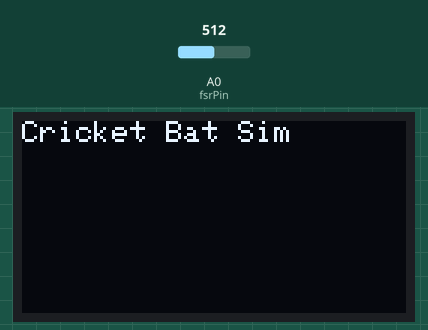
Recording of a sketch running on a simulated ESP8266 (NodeMCU). Shown: 128×64 one-colour display. Inputs (shaded band) come from the test bench; at power-on: A0 (fsrPin) = 512. WiFi joins after 1.5 s; servers stay silent unless stated; what the sketch prints to the serial monitor is not drawn.

Above: at 1.9 s.
At 4.0 s:
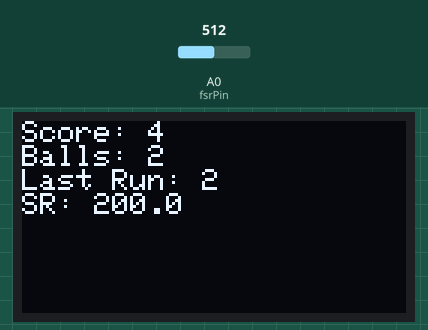
4.1 s: A0 (fsrPin) set to 660
At 5.2 s:
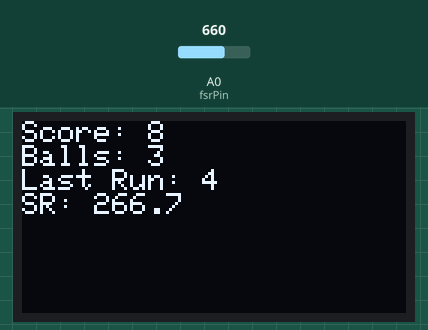
7.4 s: A0 (fsrPin) set to 640
At 8.8 s:
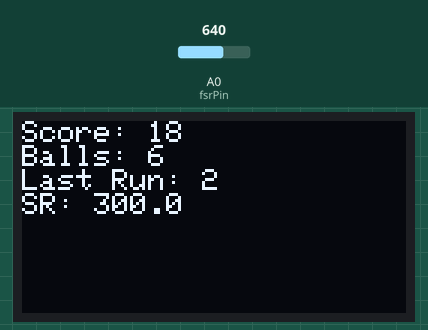
10.5 s: A0 (fsrPin) set to 716
At 11.9 s:
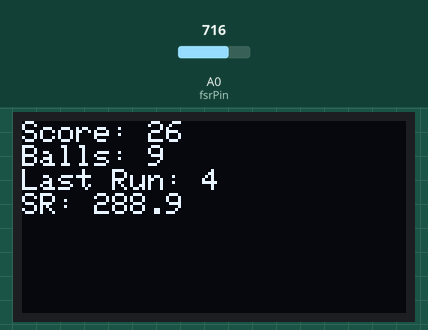
Timing chart, 0 to 13.5 s (numbered marks = the images above; inputs shaded):
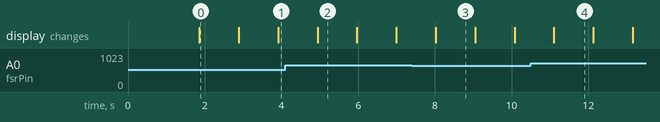

Measured:
- what the display in image 0 shows lasts 1.0 s, from 1.9 s to 2.9 s

The sketch:

smartcric.ino
```cpp
#include <Adafruit_GFX.h>
#include <Adafruit_SSD1306.h>
#include <BlynkSimpleEsp8266.h>
#include <ESP8266WiFi.h>

// OLED setup
#define SCREEN_WIDTH 128
#define SCREEN_HEIGHT 64
#define OLED_RESET -1
Adafruit_SSD1306 display(SCREEN_WIDTH, SCREEN_HEIGHT, &Wire, OLED_RESET);

// FSR
const int fsrPin = A0;

// WiFi & Blynk credentials
char auth[] = "YourAuthToken";
char ssid[] = "YourWiFiSSID";
char pass[] = "YourWiFiPassword";

// Game variables
int fsrValue = 0;
int score = 0;
int runs = 0;
int ballsFaced = 0;
float strikeRate = 0.0;

void setup() {
  Serial.begin(9600);
  Blynk.begin(auth, ssid, pass);

  if (!display.begin(SSD1306_SWITCHCAPVCC, 0x3C)) {
    Serial.println("OLED failed!");
    while (true);
  }

  display.clearDisplay();
  display.setTextSize(1);
  display.setTextColor(SSD1306_WHITE);
  display.setCursor(0, 0);
  display.println("Cricket Bat Sim");
  display.display();
  delay(1000);
}

void loop() {
  Blynk.run();

  fsrValue = analogRead(fsrPin);

  if (fsrValue > 100) {
    runs = getRuns(fsrValue);
    score += runs;
    ballsFaced++;

    // Calculate strike rate
    strikeRate = (ballsFaced > 0) ? ((float)score / ballsFaced) * 100.0 : 0;

    Serial.print("Run: "); Serial.print(runs);
    Serial.print(" | Score: "); Serial.print(score);
    Serial.print(" | Balls: "); Serial.print(ballsFaced);
    Serial.print(" | SR: "); Serial.println(strikeRate, 2);

    updateOLED(score, ballsFaced, runs, strikeRate);
    updateBlynk(score, ballsFaced, strikeRate);

    delay(1000); // Debounce
  }
}

int getRuns(int value) {
  if (value < 100) return 0;
  else if (value < 300) return 1;
  else if (value < 650) return 2;
  else if (value < 800) return 4;
  else return 6;
}

void updateOLED(int score, int balls, int lastRun, float sr) {
  display.clearDisplay();
  display.setCursor(0, 0);
  display.print("Score: "); display.println(score);
  display.print("Balls: "); display.println(balls);
  display.print("Last Run: "); display.println(lastRun);
  display.print("SR: "); display.println(sr, 1);
  display.display();
}

void updateBlynk(int score, int balls, float sr) {
  Blynk.virtualWrite(V0, score);         // Gauge
  Blynk.virtualWrite(V1, String(balls)); // Label
  Blynk.virtualWrite(V2, sr);            // Graph (auto add point)
}
```
